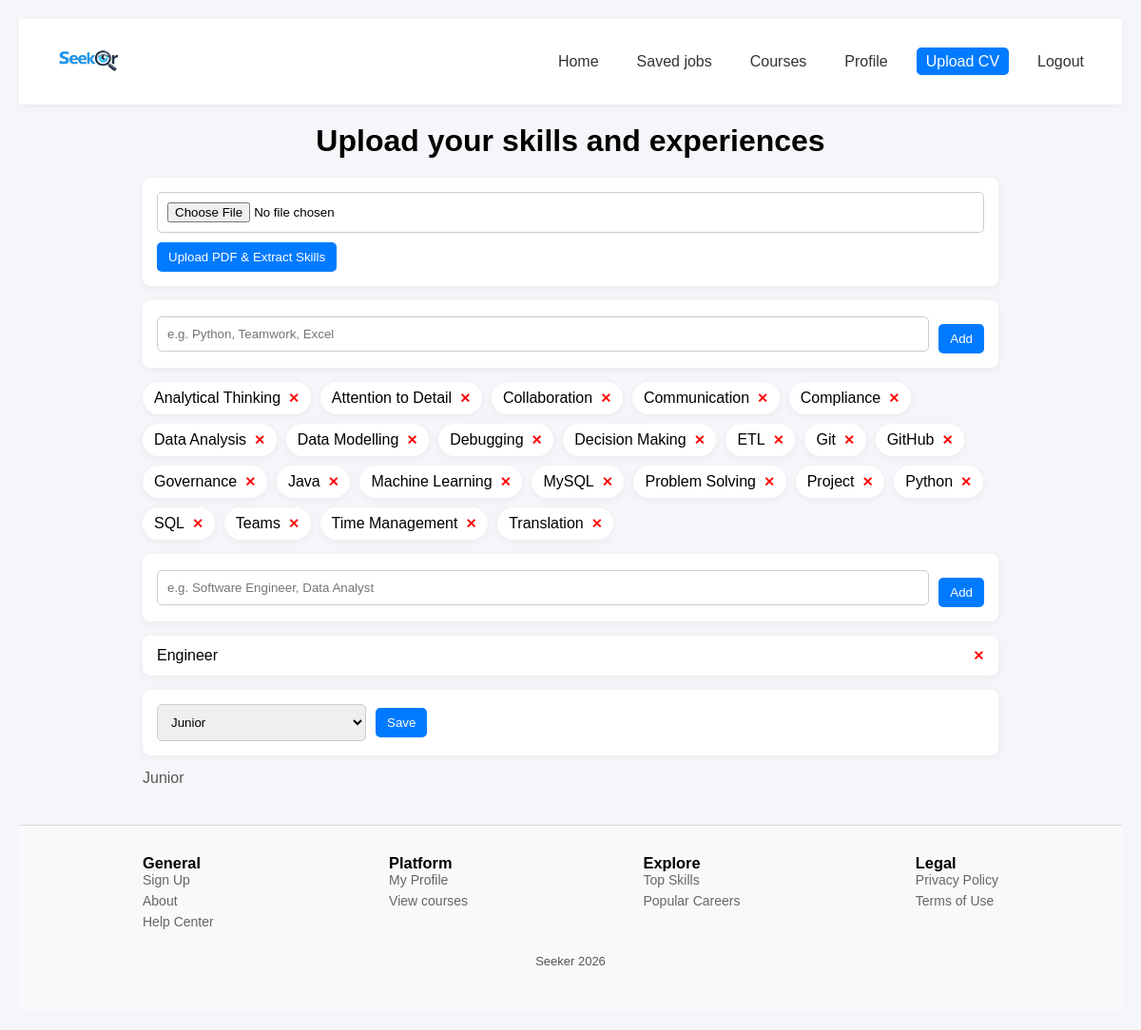
/upload_cv (signed in), run on the app's committed database.
### app.py (models this page shows)
class UserSkill(db.Model):  #user skill table
    __tablename__="user_skill"
    id = db.Column(db.Integer, primary_key=True)
    user_id=db.Column(db.Integer,db.ForeignKey("user.id"), nullable=False)
    skill_id = db.Column(db.Integer, db.ForeignKey("skill.id"), nullable=False)
    user = db.relationship("User", back_populates="skills")
    skill = db.relationship("Skill", back_populates="users")
    __table_args__ = (
        db.UniqueConstraint("user_id", "skill_id", name="unique_user_skill"),
    )

class Skill(db.Model):   #skill table
    __tablename__="skill"
    id = db.Column(db.Integer, primary_key=True)
    name = db.Column(db.String(120), unique=True, nullable=False)
    users = db.relationship("UserSkill",back_populates="skill",cascade="all, delete-orphan")

class User(db.Model): #user table
    __tablename__="user"
    id = db.Column(db.Integer, primary_key=True)
    email = db.Column(db.String(120), unique=True, nullable=False)
    password = db.Column(db.String(200), nullable=False)
    name = db.Column(db.String(100))
    experience_level=db.Column(db.String(100))
    career_goal= db.Column(db.String(100))
    skills = db.relationship("UserSkill",back_populates="user",cascade="all, delete-orphan")

### app.py (the view, shortened to what this page needs)
@app.route('/upload_cv', methods=["GET", "POST"])
def upload_cv():
    if 'user' not in session:
        flash('Login first', 'error')
        return redirect(url_for('login_page'))
    user = User.query.filter_by(email=session['user']).first()
    if not user:
        flash('User not found', 'error')
        return redirect(url_for('login_page'))
    return render_template("upload_cv.html", user=user)

### templates/upload_cv.html (shortened to what this page needs)
<!DOCTYPE html>
<html lang="en">
<head>
  <link rel="stylesheet" href="{{ url_for('static', filename='upload_cv.css') }}">
</head>
<body>
  {% include 'navbar.html' %}
<h1> Upload your skills and experiences</h1>
<form method="POST" action="{{ url_for('extract_skills_from_cv') }}" enctype="multipart/form-data">
  <input type="file" name="cv" accept="application/pdf" class="entrybox" required>
  <button type="submit" class="loged">Upload PDF & Extract Skills</button>
</form>
<form method="POST" action="{{ url_for('upload_cv') }}">
    <div class="skill-input">
      <input type="text" name="skills" class="entrybox"
             placeholder="e.g. Python, Teamwork, Excel" required>
      <button type="submit" class="loged">Add</button>
    </div>
  </form>
  <ul class="skill-list">
    {% for us in user.skills %}
      <li class="skill-item">
        {{ us.skill.name }}
        <form method="POST" action="{{ url_for('upload_cv') }}" class="delete-form">
          <button type="submit" class="delete-btn">✕</button>
        </form>
      </li>
    {% endfor %}
  </ul>
  <form method="POST" action="{{ url_for('upload_cv') }}">
    <div class="goals-input">
        <input type="text" name="goals" class="entrybox"
               placeholder="e.g. Software Engineer, Data Analyst" required>
        <button type="submit" class="loged">Add</button>
      </div>
    </form>
    {% if user.career_goal %}
    <div class="goal-item">
      {{ user.career_goal }}
      <form method="POST" action="{{ url_for('upload_cv') }}" class="delete-form">
        <button type="submit" class="delete-btn">✕</button>
      </form>
    </div>
  {% else %}
    <p>No career goal added yet</p>
  {% endif %}
  <form method="POST" action="{{ url_for('upload_cv') }}">
    <div class="form-group">
      <select id="experience" name="experience" class="dropdown">
        <option value="Junior" {% if user.experience_level == "Junior" %}selected{% endif %}>Junior</option>
      </select>
      <button type="submit" class="save-btn">Save</button>
    </div>
  </form>
  <p>{{user.experience_level}}</p>
  {%include 'footer.html'%}
</body>
</html>

### static/upload_cv.css (style rules this page uses)
* { margin: 0; padding: 0; box-sizing: border-box; font-family: Arial, Helvetica, sans-serif; }
body { background-color: #f4f6f9; padding: 20px; }
h1 { text-align: center; margin: 20px 0; }
form { max-width: 900px; margin: 0 auto 15px auto; background: white; padding: 15px; border-radius: 8px; box-shadow: 0 2px 8px rgba(0,0,0,0.05); }
.entrybox { width: 100%; padding: 10px; border: 1px solid #ccc; border-radius: 5px; }
.loged { margin-top: 10px; padding: 8px 12px; border: none; background-color: #007bff; color: white; border-radius: 5px; cursor: pointer; }
.skill-input, .goals-input, .form-group { display: flex; gap: 10px; align-items: center; flex-wrap: wrap; }
.skill-input .entrybox, .goals-input .entrybox { flex: 1; min-width: 250px; }
.skill-list { max-width: 900px; margin: 0 auto 15px auto; list-style: none; padding: 0; display: flex; flex-wrap: wrap; gap: 10px; }
.skill-item { background: white; padding: 8px 12px; border-radius: 20px; box-shadow: 0 2px 8px rgba(0,0,0,0.05); display: flex; align-items: center; gap: 8px; }
.delete-form { display: inline; margin: 0; padding: 0; background: none; box-shadow: none; }
.delete-btn { background: none; border: none; color: red; font-weight: bold; cursor: pointer; font-size: 14px; }
.goal-item { max-width: 900px; margin: 0 auto 15px auto; background: white; padding: 12px 15px; border-radius: 8px; box-shadow: 0 2px 8px rgba(0,0,0,0.05); display: flex; align-items: center; justify-content: space-between; gap: 10px; }
.dropdown { padding: 10px; border: 1px solid #ccc; border-radius: 5px; min-width: 220px; }
.save-btn { padding: 8px 12px; border: none; background-color: #007bff; color: white; border-radius: 5px; cursor: pointer; }
p { max-width: 900px; margin: 0 auto 15px auto; color: #555; }

### static/navbar.css (style rules this page uses)
* { box-sizing: border-box; }

### data on the page
UserSkill: skill.name "Analytical Thinking"
UserSkill: skill.name "Attention to Detail"
UserSkill: skill.name "Collaboration"
UserSkill: skill.name "Communication"
UserSkill: skill.name "Compliance"
UserSkill: skill.name "Data Analysis"
UserSkill: skill.name "Data Modelling"
UserSkill: skill.name "Debugging"
UserSkill: skill.name "Decision Making"
UserSkill: skill.name "ETL"
UserSkill: skill.name "Git"
UserSkill: skill.name "GitHub"
UserSkill: skill.name "Governance"
UserSkill: skill.name "Java"
UserSkill: skill.name "Machine Learning"
UserSkill: skill.name "MySQL"
UserSkill: skill.name "Problem Solving"
UserSkill: skill.name "Project"
UserSkill: skill.name "Python"
UserSkill: skill.name "SQL"
UserSkill: skill.name "Teams"
UserSkill: skill.name "Time Management"
UserSkill: skill.name "Translation"
User: career_goal "Engineer", experience "Junior", experience_level "Junior"
